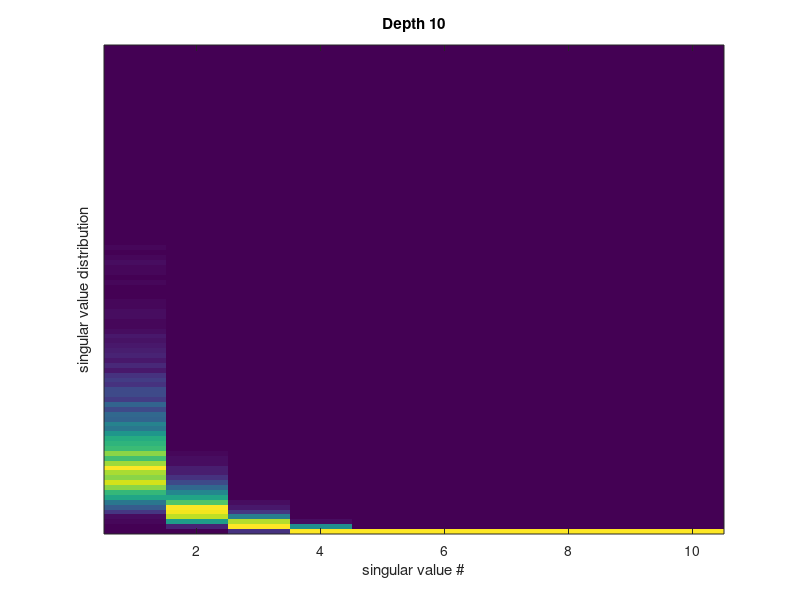
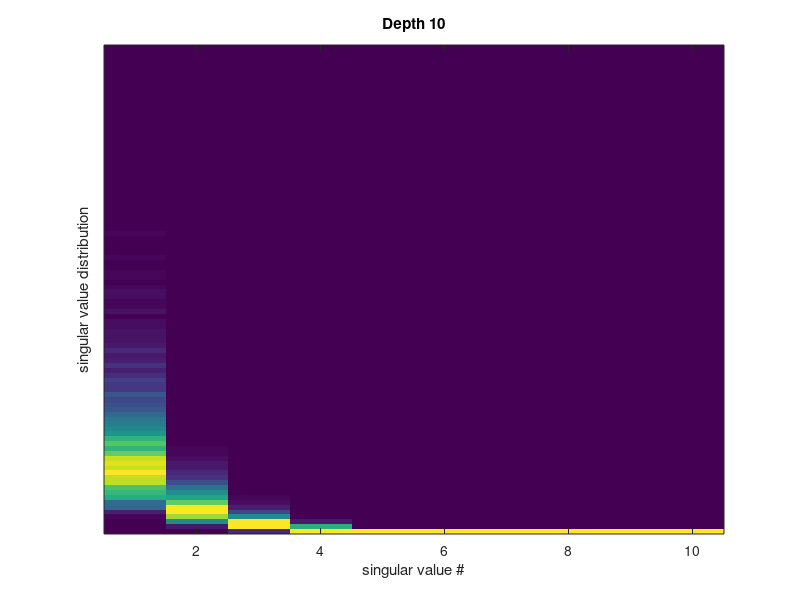

Write MATLAB code to recreate these figures, in order.
% Code to characterize the distribution of the singular values as a
% function of number of products of independent Gaussian matrices.
%
% David Duvenaud
% August 2013

function deep_singular_value_dist

D = 10;    % Dimension of matrices
L = 10;   % Number of layers
n_samples = 4000;

lambdas = NaN(L, n_samples, D);
lambdas_c = NaN(L, n_samples, D);
for i = 1:n_samples
    
    % First layer only has D inputs.
    complete_jacob = randn(D); 
    complete_jacob_c = complete_jacob;
    lambdas(1, i, :) = svd( complete_jacob );  % Do SVD decomp.
    lambdas_c(1, i, :) = svd( complete_jacob_c );  % Do SVD decomp.
    for l = 2:L;
        % Generate a random 2DxD matrix for this layer's Jacobian
        new_jacob = randn(D, D);
        new_jacob_aug = [new_jacob, randn(D, D)];
        
        complete_jacob = new_jacob * complete_jacob;
        
        % Augment complete Jacobian with identity to denote that the input is
        % being fed in.
        complete_jacob_c = new_jacob_aug * [complete_jacob_c; eye(D)];
        %complete_jacob_c = complete_jacob_c + new_complete_jacob_c;
                
        lambdas(l, i, :) = svd( complete_jacob );  % Do SVD decomp.
        lambdas_c(l, i, :) = svd( complete_jacob_c );  % Do SVD decomp.
    end
end

% Show histograms of ratios of largest singular values to second-largest.
for l = 1:L
    figure(1); clf; plot_hist(lambdas(l, :, :), D, l);
    figure(2); clf; plot_hist(lambdas_c(l, :, :), D, l);
    pause;
end

end

function plot_hist(cur_lambdas, D, l)
    n_bins = 100;

    hist_edges = linspace( 0, max(cur_lambdas(:)), n_bins);

    cur_image = NaN( n_bins, D );
    for d = 1:D
        % Make histogram
        counts = histc( squeeze( cur_lambdas(1, :, d )), hist_edges);
        cur_image( :, d) = counts ./ max(counts);
    end
    %hist(ratios(l, :), 20);
    imagesc(flipdim(cur_image, 1));
    xlabel( 'singular value #')
    ylabel( 'singular value distribution');
    set( gca, 'yTick', [] );
    title(['Depth ' int2str(l)]);
    
end
